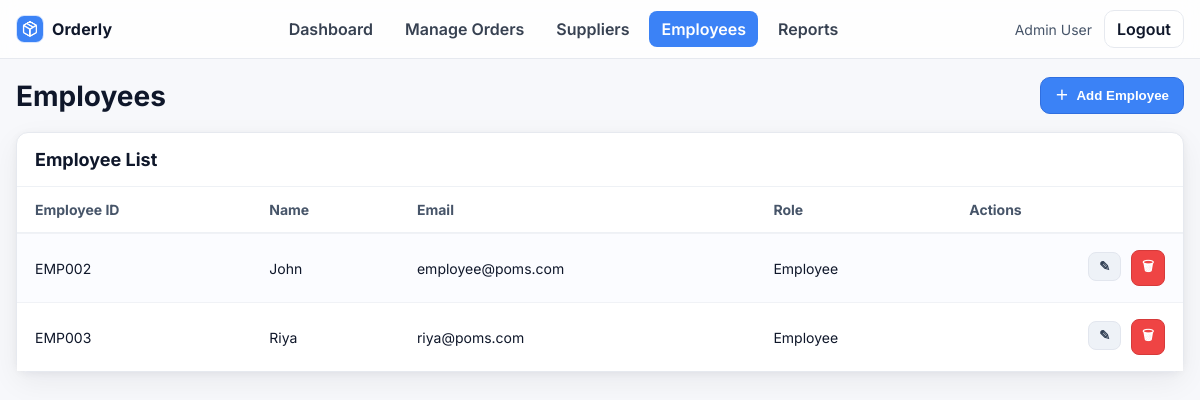
The app's page /admin/employees (signed in) with its own data.
### models.py (models this page shows)
class User(db.Model):
    id = db.Column(db.Integer, primary_key=True)
    name = db.Column(db.String(100))
    email = db.Column(db.String(100), unique=True)
    password = db.Column(db.String(100))
    role = db.Column(db.String(20))  # 'admin' or 'employee'
    orders = db.relationship('Order', backref='employee', lazy=True)

### app.py (the view)
@app.route('/admin/employees')
def admin_employee():
    if session.get('role') == 'admin':
        employees = User.query.filter_by(role='employee').order_by(User.id).all()
        return render_template('admin/employees.html', employees=employees)
    flash("Unauthorized access")
    return redirect('/')

### templates/admin/employees.html (shortened to what this page needs)
<!doctype html>
<html lang="en">
<head>
  <link rel="stylesheet" href="{{ url_for('static', filename='admin.css') }}">
</head>
<body>
  <header class="adminNavBar">
    <div class="adminNavInner">
      <a class="adminNavBrand" href="{{ url_for('admin_dashboard') }}">
        <img class="adminNavBrandLogo" src="{{ url_for('static', filename='images/logo.png') }}" alt="Orderly logo">
        <span class="adminNavBrandText">Orderly</span>
      </a>
      <nav class="adminNavLinks">
        <a class="adminNavLink" href="{{ url_for('admin_dashboard') }}">Dashboard</a>
        <a class="adminNavLink" href="{{ url_for('admin_orders') }}">Manage Orders</a>
        <a class="adminNavLink" href="{{ url_for('admin_suppliers') }}">Suppliers</a>
        <a class="adminNavLink adminNavLinkActive" href="{{ url_for('admin_employee') }}">Employees</a>
        <a class="adminNavLink" href="{{ url_for('admin_reports') }}">Reports</a>
      </nav>
      <div class="adminNavRight">
        <span class="adminNavUser">{{ session.get('user_name','Admin User') }}</span>
        <a class="adminNavBtn" href="{{ url_for('logout') }}">Logout</a>
      </div>
    </div>
  </header>
  <main class="adminEmployeesPage">
    <div class="adminEmployeesHeader">
      <h1 class="adminEmployeesTitle">Employees</h1>
      <button type="button" class="adminEmployeesAddBtn" onclick="document.getElementById('addEmpDlg').showModal()">
        <span class="adminEmployeesAddIcon">＋</span> Add Employee
      </button>
    </div>
    <section class="adminEmployeesPanel">
      <div class="adminEmployeesPanelHead">
        <h2 class="adminEmployeesPanelTitle">Employee List</h2>
      </div>
      <div class="adminEmployeesTableWrap">
        <table class="adminEmployeesTable">
          <thead>
            <tr>
              <th>Employee ID</th>
              <th>Name</th>
              <th>Email</th>
              <th>Role</th>
              <th class="adminEmployeesTextRight">Actions</th>
            </tr>
          </thead>
          <tbody>
            {% for e in employees %}
            <tr>
              <td>EMP{{ '%03d' % e.id }}</td>
              <td>{{ e.name }}</td>
              <td>{{ e.email }}</td>
              <td>{{ e.role|title }}</td>
              <td class="adminEmployeesTextRight">
                <button class="adminEmployeesIconBtn adminEmployeesIconBtnGray" title="Edit"
                  onclick="openEditEmp('{{ e.id }}', '{{ e.name|e }}', '{{ e.email|e }}', '{{ e.role|e }}')">✎</button>
                <form method="post" action="{{ url_for('admin_employees_delete', user_id=e.id) }}"
                  style="display:inline">
                  <button class="adminEmployeesIconBtn adminEmployeesIconBtnRed" title="Delete"
                    onclick="return confirm('Delete {{ e.name }}?')">🗑</button>
                </form>
              </td>
            </tr>
            {% else %}
            <tr>
              <td colspan="5">No employees found.</td>
            </tr>
            {% endfor %}
          </tbody>
        </table>
      </div>
    </section>
  </main>
</body>
</html>

### static/admin.css (style rules this page uses)
:root { --adminBg: #f7f8fb; --adminPanel: #ffffff; --adminText: #0f172a; --adminMuted: #667085; --adminBorder: #e6e9ef; --adminPrimary: #3b82f6; --adminPrimarySoft: #e6efff; --adminGreen: #22c55e; --adminGreenSoft: #e7f8ee; --adminAmber: #f59e0b; --adminAmberSoft: #fff3d9; --adminRed: #ef4444; --adminRedSoft: #ffe4e6; --adminNavBorder: var(--adminBorder); --adminNavBg: #ffffffcc; --adminNavLink: #374151; --adminNavLinkHover: #f1f5f9; --adminNavPrimary: var(--adminPrimary); --adminRadius: 12px; --adminShadow: 0 10px 30px rgba(16, 24, 40, .06), 0 2px 8px rgba(16, 24, 40, .05); }
* { box-sizing: border-box }
html, body { height: 100%; margin: 0 }
body { font-family: Inter, system-ui, -apple-system, Segoe UI, Roboto, Arial, sans-serif; color: var(--adminText); background: var(--adminBg); }
:root { --adminNavBorder: #e6e9ef; --adminNavBg: #ffffffcc; --adminNavLink: #374151; --adminNavLinkHover: #f1f5f9; --adminNavPrimary: #3b82f6; }
.adminNavBar { position: sticky; top: 0; z-index: 40; background: var(--adminNavBg); backdrop-filter: blur(8px); border-bottom: 1px solid var(--adminNavBorder); }
.adminNavInner { max-width: 1200px; margin: 0 auto; padding: 10px 16px; display: flex; align-items: center; justify-content: space-between; gap: 20px; }
.adminNavBrand { display: flex; align-items: center; gap: 8px; text-decoration: none; color: inherit; }
.adminNavBrandLogo { width: 28px; height: 28px; border-radius: 8px; object-fit: cover; background: #e6efff; border: 1px solid #d7e5ff; display: block; }
.adminNavBrandText { font-weight: 700; letter-spacing: .2px; }
.adminNavLinks { display: flex; gap: 8px }
.adminNavLink { padding: 8px 12px; border-radius: 8px; text-decoration: none; color: var(--adminNavLink); font-weight: 600; }
.adminNavLinkActive { background: var(--adminNavPrimary); color: #fff }
.adminNavRight { display: flex; gap: 12px; align-items: center }
.adminNavUser { font-size: 14px; color: #475569 }
.adminNavBtn { border: 1px solid var(--adminNavBorder); background: #fff; color: #0f172a; border-radius: 10px; padding: 8px 12px; font-weight: 600; cursor: pointer; text-decoration: none; }
.adminEmployeesPage { max-width: 1200px; margin: 18px auto; padding: 0 16px }
.adminEmployeesHeader { display: flex; align-items: center; justify-content: space-between; gap: 12px; margin: 8px 0 18px 0; }
.adminEmployeesTitle { margin: 0; font-size: 28px }
.adminEmployeesAddBtn { display: inline-flex; align-items: center; gap: 8px; background: #3b82f6; color: #fff; text-decoration: none; border: 1px solid #306fe0; padding: 10px 14px; border-radius: 10px; font-weight: 700; }
.adminEmployeesAddIcon { font-weight: 900; line-height: 1 }
.adminEmployeesPanel { background: #fff; border: 1px solid var(--adminBorder); border-radius: 12px; box-shadow: var(--adminShadow); }
.adminEmployeesPanelHead { padding: 16px 18px; border-bottom: 1px solid #eef1f5 }
.adminEmployeesPanelTitle { margin: 0; font-size: 18px }
.adminEmployeesTableWrap { overflow: auto }
.adminEmployeesTable { width: 100%; border-collapse: separate; border-spacing: 0; font-size: 14px; }
.adminEmployeesTable thead th { text-align: left; font-weight: 700; color: #475569; padding: 14px 18px; background: #fff; position: sticky; top: 0; z-index: 1; border-bottom: 1px solid #eef1f5; }
.adminEmployeesTable tbody td { padding: 16px 18px; border-top: 1px solid #f0f2f6; background: #fff; }
.adminEmployeesTable tbody tr:nth-child(odd) td { background: #fbfcff }
.adminEmployeesTextRight { text-align: right }
.adminEmployeesIconBtn { border: 1px solid var(--adminBorder); background: #fff; border-radius: 8px; padding: 6px 10px; font-weight: 800; cursor: pointer; margin-left: 6px; }
.adminEmployeesIconBtnRed { background: #ef4444; color: #fff; border-color: #d63a3a }
.adminEmployeesIconBtnGray { background: #eef2f7; color: #334155; border-color: #e2e6ee }

### records on screen
User: id "002", name "John", email "employee@poms.com", role "Employee"
User: id "003", name "Riya", email "riya@poms.com", role "Employee"

### other values on screen
{{ session.get('user_name','Admin User') }} "Admin User"
